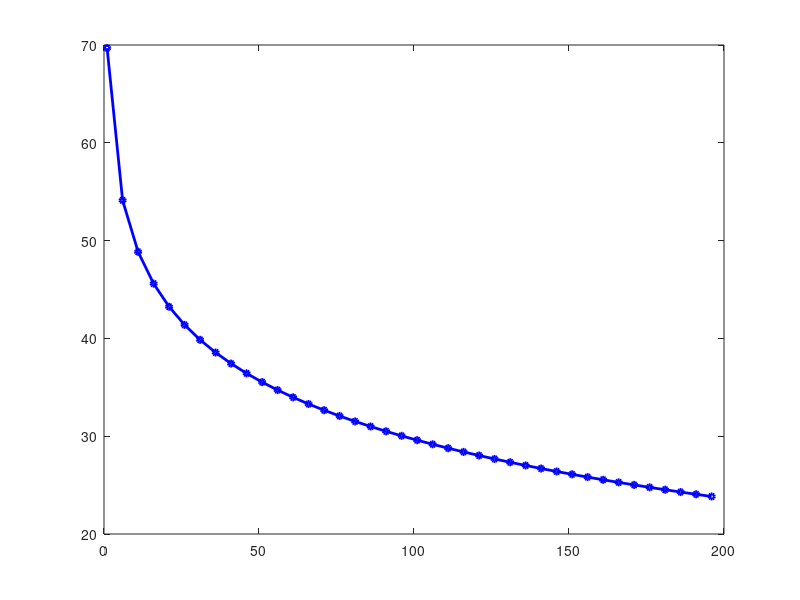

Write the MATLAB code that produced this figure. (Note: this script raises an error after producing the figure.)
%LMZoneTutorial

% The purpose of this code is to demonstrate a simplistic
% compliance/noncompliance framework for determining harmful interference at
% the output of the receiver antenna

% System parameters

Pt_dBm = 46;
Gt_dBi = 15;
Gr_dBi = 10;

f_MHz = 4400;
BW_Hz = 1e6;
NF_dB = 5;

misc_loss = 5;

I_N_threshold = -6;

% Noise floor

kT_dBmHz = -174;
N_dBm = kT_dBmHz + 10*log10(BW_Hz) + NF_dB;

% Distance range

d_km = 1:5:200;   % 1 km to 200 km in 5 km steps

% FSPL model

FSPL_dB = 32.45 + 20*log10(d_km) + 20*log10(f_MHz);

% Diffraction / excess loss

diffraction_loss = 0; % will add terrain dependant model later

% Combine path loss

PL_dB = FSPL_dB + diffraction_loss;

% Compute interference power

I_dBm = Pt_dBm + Gt_dBi + Gr_dBi ...
        - PL_dB ...
        - misc_loss;

% Compute I/N ratio

I_over_N_dB = I_dBm - N_dBm;

% Calculate protection distance

idx = find(I_over_N_dB < I_N_threshold, 1, 'first'); % get the index of the first I/N criteria met

if isempty(idx)
    d_protect_km = NaN;
    disp("Threshold not reached within 200 km range");
else
    d_protect_km = d_km(idx);
end

fprintf("Protection distance: %.2f km\n", d_protect_km);

% Plot (LINEAR SCALE)

figure;
plot(d_km, I_over_N_dB, 'b-o', 'LineWidth', 2, 'MarkerSize', 4); hold on;
yline(I_N_threshold, 'r--', 'LineWidth', 2);

if ~isnan(d_protect_km)
    xline(d_protect_km, 'k--', 'LineWidth', 2);
end

grid on;
xlabel("Distance (km)");
ylabel("I/N (dB)");
title("I/N vs Distance (1–200 km, 5 km steps)");
legend("I/N","-6 dB Threshold","Protection Distance");
